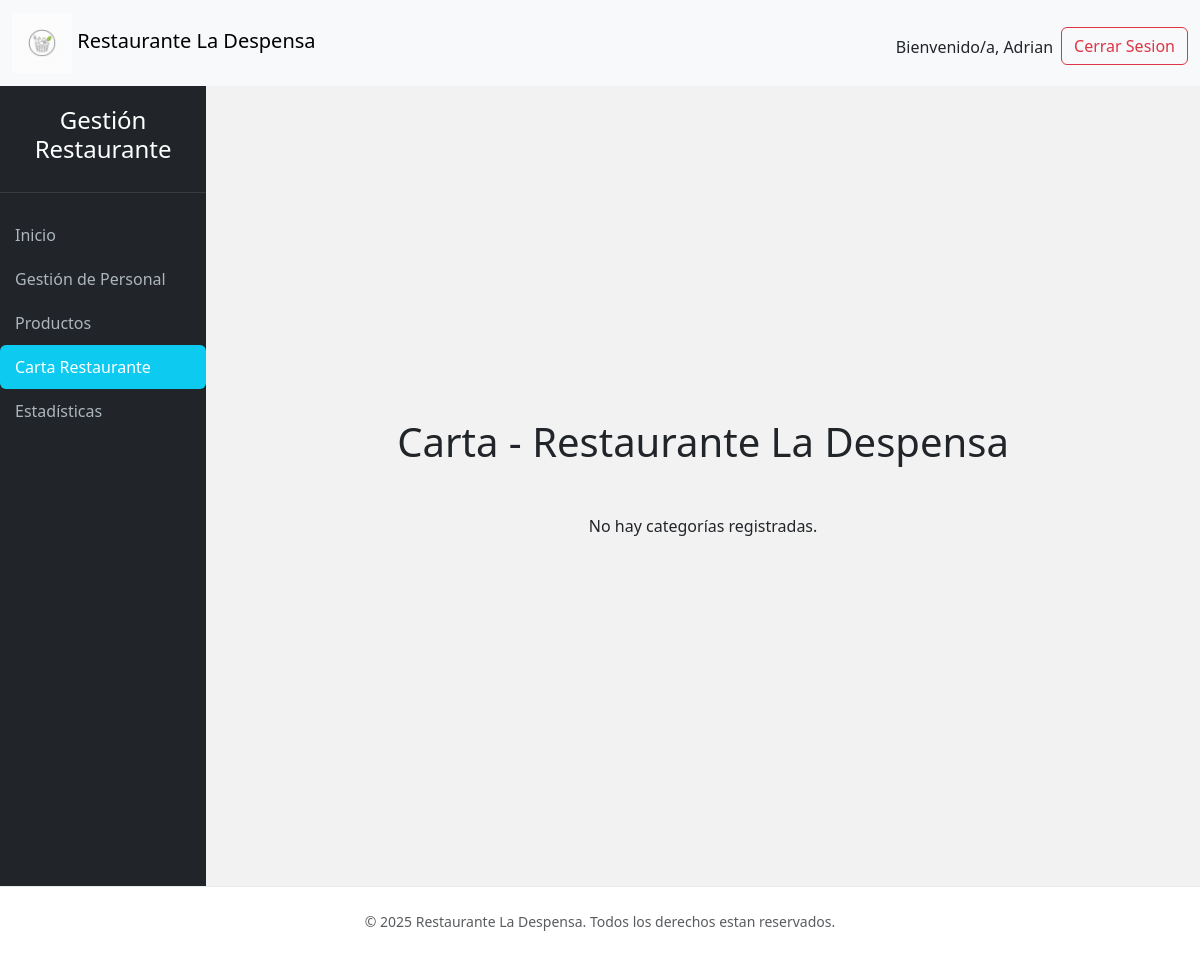
The page /encargados/carta.php (signed in) on the database as committed earlier.
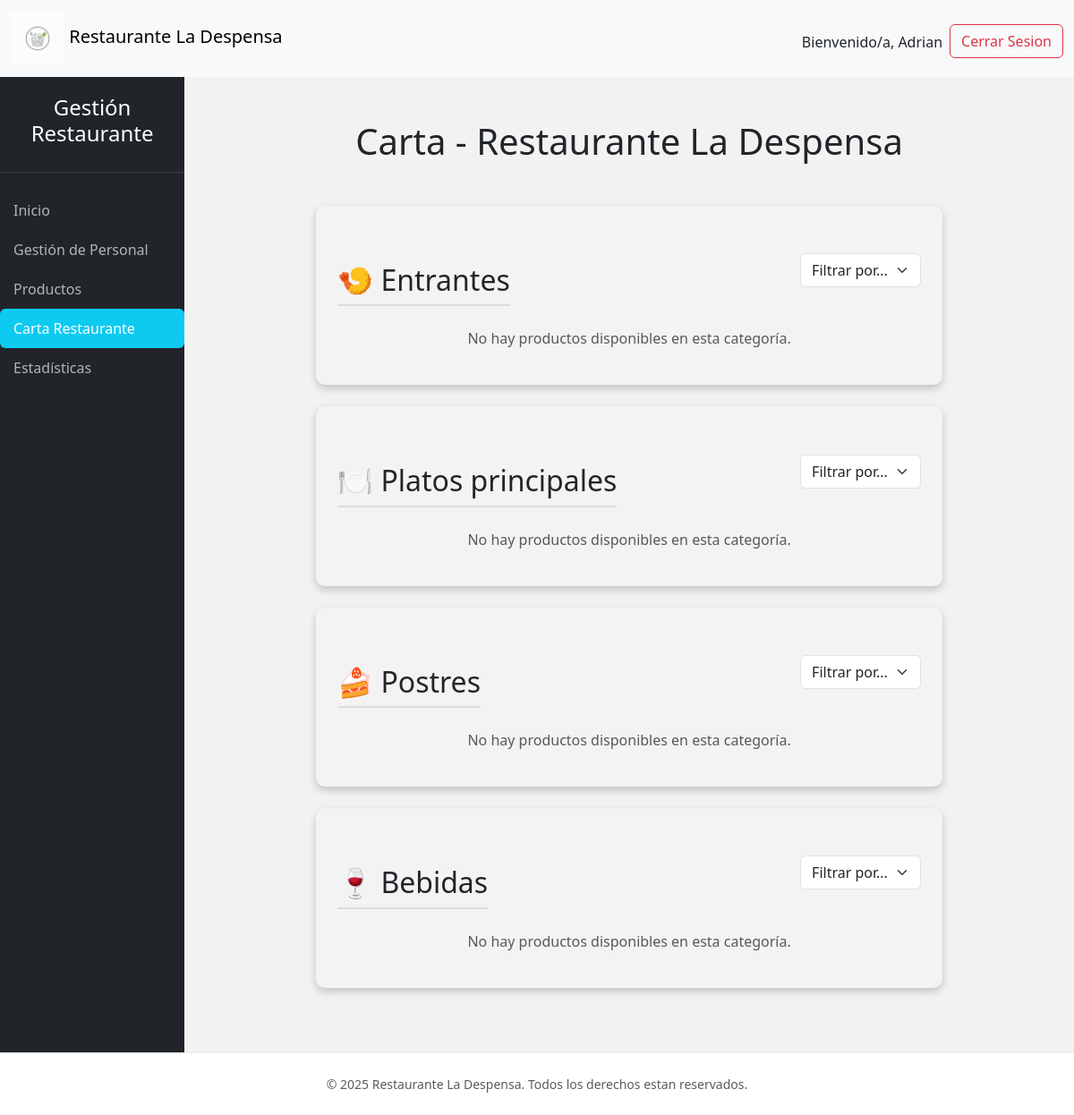
The same page on the database as committed later.
### tables this page shows
CREATE TABLE `categoria` (
  `idcat` int(11) NOT NULL,
  `nombre` varchar(255) NOT NULL
);

### encargados/carta.php (the view, shortened to what this page needs)
<?php
include("../conexion.php");
?>
<!DOCTYPE html>
<html lang="es">
<head>
    <?php include("../head.php"); ?>
</head>
<body class="d-flex flex-column min-vh-100">
    <?php include("../nav.php"); ?>
    <div class="wrapper">
        <?php include("navbar.php"); ?>
        <main class="container my-5">
            <h1 class="mb-5">Carta - Restaurante La Despensa</h1>
            <?php
            $categorias = mysqli_query($conn, "SELECT * FROM categoria");
            if (mysqli_num_rows($categorias) > 0) {
                while ($cat = mysqli_fetch_assoc($categorias)) {
                    echo "<section class='category mb-4'>";
                    echo "<div class='d-flex justify-content-between align-items-center mb-3'>";
                    if ($cat['nombre'] == 'Entrantes') echo "<h2>🍤 " . $cat['nombre'] . "</h2>";
                    if ($cat['nombre'] == 'Platos principales') echo "<h2>🍽️ " . $cat['nombre'] . "</h2>";
                    if ($cat['nombre'] == 'Postres') echo "<h2>🍰 " . $cat['nombre'] . "</h2>";
                    if ($cat['nombre'] == 'Bebidas') echo "<h2>🍷 " . $cat['nombre'] . "</h2>";
                    echo "<form method='POST'>
                    <select name='filtro' class='form-select' onchange='this.form.submit()'>
                    <option selected disabled>Filtrar por...</option>
                    <option value='nombre'>Nombre</option>
                    <option value='precio'>Precio</option>
                    </select>
                    </form>";
                    echo "</div>";
                    $productos = mysqli_query($conn, "SELECT * FROM producto WHERE categoria = " . $cat['idcat'] . " AND estado = 1");
                    if (mysqli_num_rows($productos) > 0) {
                        while ($prod = mysqli_fetch_assoc($productos)) {
                            echo "<div class='menu-item'>";
                            echo "<span>" . $prod['nombre'] . "</span>";
                            echo "<span class='price'>" . $prod['precio'] . " €</span>";
                            echo "</div>";
                        }
                    } else {
                        echo "<p class='text-muted'>No hay productos disponibles en esta categoría.</p>";
                    }
                    echo "</section>";
                }
            } else {
                echo "<p>No hay categorías registradas.</p>";
            }
            ?>
        </main>
    </div>
    <?php include("../footer.php"); ?>
</body>
</html>

### head.php (shortened to what this page needs)
<link href="https://cdn.jsdelivr.net/npm/bootstrap@5.3.3/dist/css/bootstrap.min.css" rel="stylesheet">
<link rel="stylesheet" href="../styles.css" type="text/css">
<link rel="stylesheet" href="https://cdn.jsdelivr.net/npm/bootstrap-icons@1.11.3/font/bootstrap-icons.min.css">

### nav.php
<div class="d-flex flex-column w-100">
    <nav class="navbar navbar-expand-sm bg-light navbar-light">
        <div class="container-fluid">
            <a class="navbar-brand" href="quienessomos.php" class="logo">
                <img src="../img/LaDespensalogo.png" alt="LaDespensalogo" class="img-fluid logo">
                <span class="mt-5" >Restaurante La Despensa</span>
            </a>
            <ul class="navbar-nav mt-3">
                <li class="nav-item mt-2 me-2 xs-d-none">
                    <p>Bienvenido/a, <?php echo $_SESSION['nombre']; ?></p>
                </li>
                <li class="nav-item">
                    <a class="btn btn-md btn-outline-danger" href="../logout.php">Cerrar Sesion</a>
                </li>
            </ul>
        </div>
    </nav>

### encargados/navbar.php (shortened to what this page needs)
<?php
$pagina_actual = basename(parse_url($_SERVER['REQUEST_URI'], PHP_URL_PATH));
?>
<nav id="sidebar" class="collapse d-md-block">
    <div class="sidebar-header">
        <h3>Gestión Restaurante</h3>
    </div>
    <ul class="list-unstyled components sidebar-items">
        <li>
            <a href="indexEncargados.php"
               class="nav-link <?php echo ($pagina_actual == 'indexEncargados.php') ? 'active' : ''; ?>">
               Inicio
            </a>
        </li>
        <li>
            <a href="modperfil.php"
               class="nav-link <?php echo ($pagina_actual == 'modperfil.php') ? 'active' : ''; ?>">
               Gestión de Personal
            </a>
        </li>
        <li>
            <a href="productos.php"
               class="nav-link <?php echo ($pagina_actual == 'productos.php') ? 'active' : ''; ?>">
               Productos
            </a>
        </li>
        <li>
            <a href="carta.php"
               class="nav-link <?php echo ($pagina_actual == 'carta.php') ? 'active' : ''; ?>">
               Carta Restaurante
            </a>
        </li>
        <li>
            <a href="estadisticas.php"
               class="nav-link <?php echo ($pagina_actual == 'estadisticas.php') ? 'active' : ''; ?>">
               Estadísticas
            </a>
        </li>
    </ul>
</nav>

### footer.php
<footer class="minimal-footer mt-auto">
        <div class="container text-center">
            <p class="text-muted small mb-0">&copy; 2025 Restaurante La Despensa. Todos los derechos estan reservados.</p>
        </div>
    </footer>

### styles.css (style rules this page uses)
body { display: flex; min-height: 100vh; flex-direction: column; background-color: #f8f9fa; background: linear-gradient(rgba(0, 0, 0, 0.05), rgba(0, 0, 0, 0.05)); margin: 0; }
.wrapper { display: flex; flex: 1; }
#sidebar { width: 250px; min-height: 100vh; background-color: #212529; color: #fff; transition: margin-left 0.3s ease; padding-top: 20px; position: sticky; top: 0; }
.sidebar-header { padding-bottom: 20px; text-align: center; border-bottom: 1px solid rgba(255, 255, 255, 0.1); margin-bottom: 20px; }
.sidebar-header h3 { color: #ffffff; font-size: 1.5rem; }
.sidebar-items .nav-link { padding: 10px 15px; color: #adb5bd; font-weight: 500; display: block; border-radius: 6px; transition: all 0.2s ease-in-out; }
.sidebar-items .nav-link.active { background: #0dcaf0; color: #fff; }
.logo { width: 60px; }
main { display: flex; flex-direction: column; align-items: center; justify-content: center; text-align: center; }
.category { background-color: rgba(255, 255, 255, 0.1); border-radius: 10px; padding: 1.5rem; margin-bottom: 2rem; width: 100%; max-width: 700px; box-shadow: 0 4px 10px rgba(0, 0, 0, 0.2); }
footer.minimal-footer { background-color: #ffffff; padding: 1.5rem 0; border-top: 1px solid #e9ecef; text-align: center; color: #555; width: 100%; margin-top: auto; }

### encargados/carta.php (style rules this page uses)
.category h2 { border-bottom: 2px solid #ddd; padding-bottom: 8px; margin-top: 40px; }

Rows that differ between the two databases and show on the page:
added categoria: nombre "Entrantes"
added categoria: nombre "Platos principales"
added categoria: nombre "Postres"
added categoria: nombre "Bebidas"
Other text that changed with them:
text no longer shown: "No hay categorías registradas."
